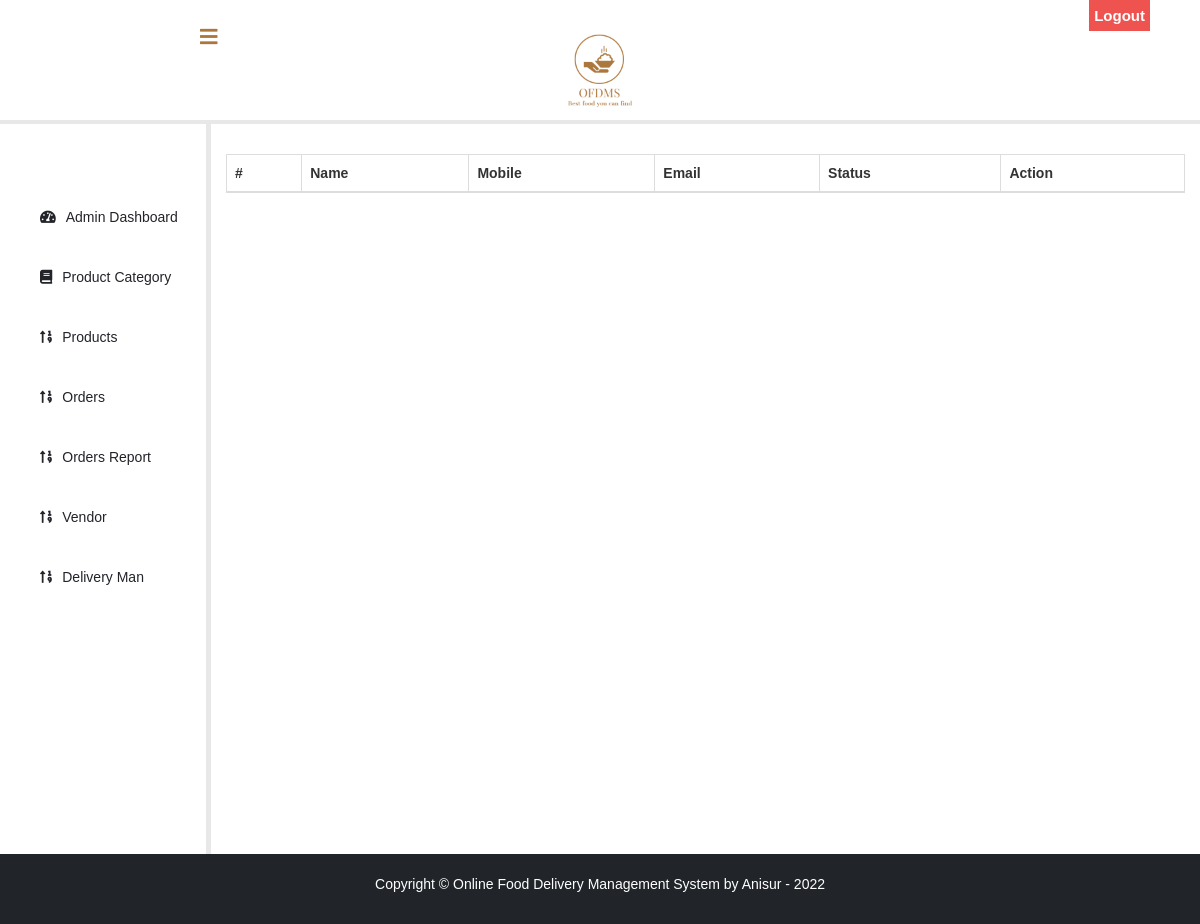
Page /sadmin/dman/ (signed in) on the earlier database version.
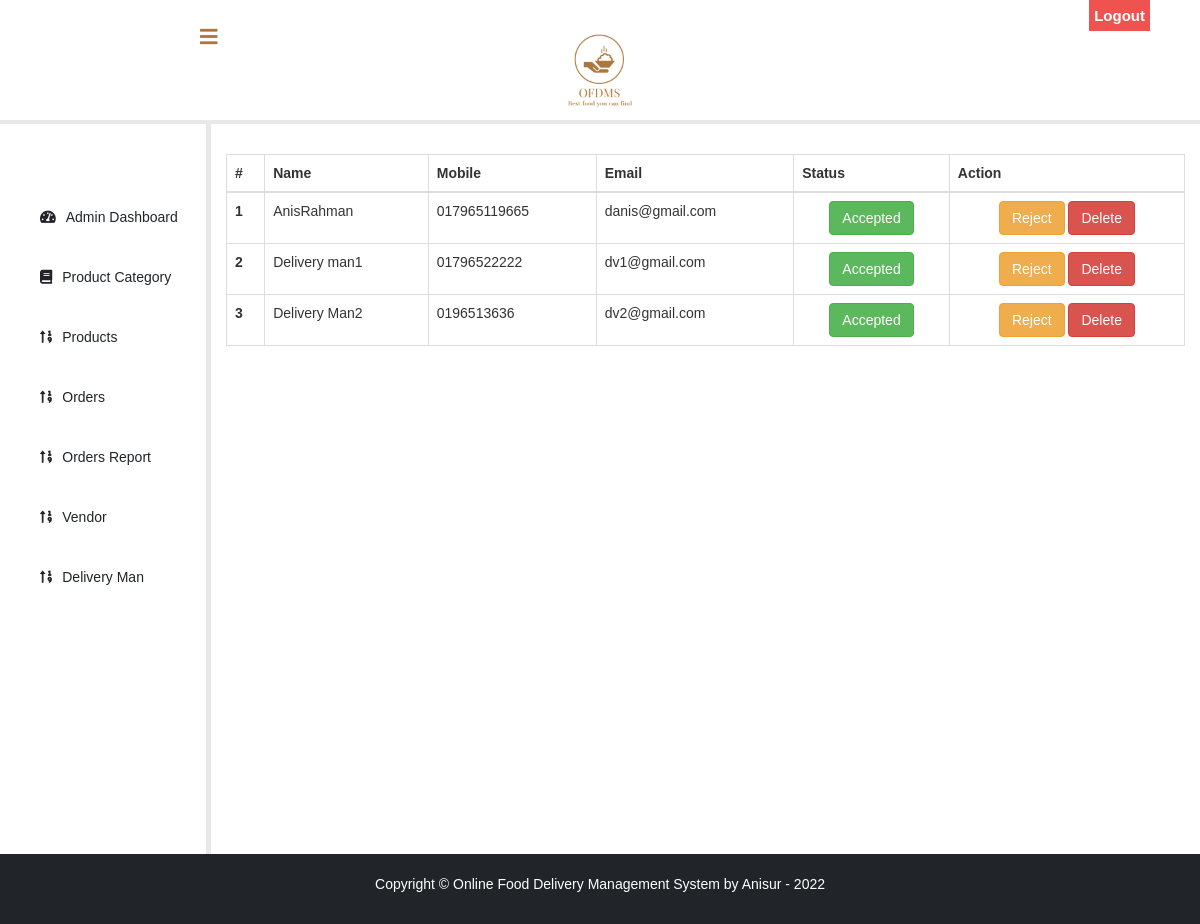
Same page on the later database version.
### deliveryman/models.py (models this page shows, shortened)
class Delivery(models.Model):
    user = models.OneToOneField(User, on_delete=models.CASCADE)
    firstname = models.CharField(max_length=20, null=False, default='')
    lastname = models.CharField(max_length=20, null=False, default='')
    mobile = models.CharField(max_length=20, null=False)
    status = models.CharField(max_length=20, null=False, default=0)
    @property
    def get_name(self):
        return self.firstname + self.lastname

### mainapp/views.py (the view)
# urls.py: path('sadmin/dman/', views.dman_details, name='dman-details'),
@login_required(login_url='adminlogin')
def dman_details(request):
    dman = dmodel.Delivery.objects.all()
    dict ={'vendor':dman}
    return render(request,'admin/delivery.html',context=dict)

### templates/admin/delivery.html (shortened to what this page needs)
{% extends 'admin/base.html' %}
{% load widget_tweaks %}
{% block content %}
<head>
  </head>
<br><br>
        {% include 'admin/sidebar.html' %}
  <div class="container">
     <div style="margin-top: 3rem">
         <table class="table table-bordered">
             <thead class="thead-light">
             <tr>
                 <th scope="col">#</th>
                 <th scope="col">Name</th>
                 <th scope="col">Mobile</th>
                 <th scope="col">Email</th>
                 <th scope="col">Status</th>
                 <th scope="col">Action</th>
             </tr>
             </thead>
             <tbody>
             {% for i in vendor %}
             <tr>
                 <th scope="row">{{ forloop.counter }}</th>
                 <td>{{ i.get_name }}</td>
                 <td>{{ i.mobile }}</td>
                 <td>{{ i.user.email }}</td>
                  <td class="text-center">{% if i.status == '0' %}<p class=" btn btn-warning">Pending</p> {% elif i.status == '1' %} <p class=" btn btn-success">Accepted</p> {% else %} <p class=" btn btn-danger">Rejected</p> {% endif %}</td>
                 <td class="text-center">
                     {% if i.status == '0' %}
                         <a class="btn btn-success" href="/dman/accept/{{ i.id }}">Accept</a>
                         <a class="btn btn-warning" href="/dman/reject/{{ i.id }}">Reject</a>
                         <a class="btn btn-danger" href="/dman/delete/{{ i.id }}">Delete</a>
                     {% elif i.status == '1' %}
                         <a class="btn btn-warning" href="/dman/reject/{{ i.id }}">Reject</a>
                         <a class="btn btn-danger" href="/dman/delete/{{ i.id }}">Delete</a>
                     {% else %}
                         <a class="btn btn-success" href="/dman/accept/{{ i.id }}">Accept</a>
                         <a class="btn btn-danger" href="/dman/delete/{{ i.id }}">Delete</a>
                     {% endif %}
                 </td>
             </tr>
             {% endfor %}
             </tbody>
         </table>
     </div>
  </div>
<br><br><br><br><br><br><br><br><br><br>
{% endblock content %}

### templates/admin/base.html (shortened to what this page needs)
<!DOCTYPE html>
{% load static %}
<html lang="en" dir="ltr">
<head>
     <link rel="stylesheet" href="https://maxcdn.bootstrapcdn.com/bootstrap/3.4.1/css/bootstrap.min.css">
  <link rel="stylesheet" href="https://cdnjs.cloudflare.com/ajax/libs/font-awesome/5.12.1/css/all.min.css">
</head>
<body>
  <header>
    <label for="check">
      <i style="left: 200px;margin-top: 17px;"class="fas fa-bars" id="sidebar_btn"></i>
    </label>
    <div class="left_area">
      <img style="height: 100px; width: 100px;" src="{% static "img/logo.png" %}" class="profile_image" alt="">
    </div>
    <div class="right_area">
      <a href="/logout" class="logout_btn" style="border-radius:0px;">Logout</a>
    </div>
  </header>
  <div class="content">
    <br><br><br><br><br>
    {% block content %}
    {% endblock content %}
    <br><br><br>
    {% include "vendor/footer.html" %}
  </div>
</body>
</html>

### templates/admin/sidebar.html (shortened to what this page needs)
  <div class="sidebar">
    <center>
      <h6 style="color: rgb(255, 255, 255);">( Student )</h6>
    </center>
    <a href="/admin-dashboard"><i class="fas fa-tachometer-alt"></i><span>Admin Dashboard</span></a>
    <a href="/sadmin/product-category"><i class="fas fa-book"></i><span>Product Category</span></a>
    <a href="/sadmin/product-details"><i class="fas fa-sort-numeric-up"></i><span>Products</span></a>
    <a href="/sadmin/product-orders"><i class="fas fa-sort-numeric-up"></i><span>Orders</span></a>
    <a href="/sadmin/orders-report"><i class="fas fa-sort-numeric-up"></i><span>Orders Report</span></a>
    <a href="/sadmin/vendor"><i class="fas fa-sort-numeric-up"></i><span>Vendor</span></a>
    <a href="/sadmin/dman"><i class="fas fa-sort-numeric-up"></i><span>Delivery Man</span></a>
  </div>

### templates/vendor/footer.html (shortened to what this page needs)
<!DOCTYPE html>
<html>
<head>
  <link rel="stylesheet" href="https://maxcdn.bootstrapcdn.com/font-awesome/4.7.0/css/font-awesome.min.css">
</head>
<footer>
  <br>
  <div class="container">
    <div class="row">
      <div class="col-md-12 col-sm-12">
        <div style="color:#ffffff;" class="wow fadeInUp footer-copyright">
          <p>
            Copyright &copy; Online Food Delivery Management System by Anisur - 2022 </p><br>
        </div>
      </div>
    </div>
  </div>
</footer>
</html>

### templates/admin/base.html (style rules this page uses)
a:link { text-decoration: none; }
body { margin: 0; padding: 0; font-family: "Gill Sans", sans-serif;; }
header { position: relative; background: #ffffff; width: 100%; z-index: 1; border-bottom: 4px solid #e8e8e8; }
.left_area { display: flex; align-items: center; flex-direction: column; justify-content: center; }
.logout_btn { padding: 5px; background: #ef5350; text-decoration: none; float: right; margin-top: -30px; margin-right: 40px; border-radius: 2px; font-size: 15px; font-weight: 600; color: #fff; transition: 0.5s; }
.sidebar { background: #ffffff; padding-top: 30px; width: 250px; transition: 0.5s; transition-property: left; border-right: 5px solid #e8e8e8; float: left; top: 104px; height: 100vh; }
.sidebar a { color: #22242a; display: block; width: 100%; line-height: 60px; text-decoration: none; padding-left: 40px; box-sizing: border-box; transition: 0.5s; }
.sidebar i { padding-right: 10px; }
label #sidebar_btn { z-index: 1; color: #ac773c; position: fixed; cursor: pointer; left: 300px; font-size: 20px; margin: 5px 0; transition: 0.5s; transition-property: color; }
.content { background-position: center; background-size: cover; transition: 0.5s; display: flex; }
.right_area { position: absolute; right: 10px; height: 100%; top: 30px; }

### templates/admin/delivery.html (style rules this page uses)
a:link { text-decoration: none; }
header { left: 0px; right: 0px; }

### templates/vendor/footer.html (style rules this page uses)
footer { padding: 0px 0px 0px 0px; background-color: #212529; margin: 0px; position: fixed; bottom: 0; width: 100%; left: 0; }
p { text-align: center; }

Differences in the rows shown:
added Delivery: get_name "AnisRahman", mobile "017965119665", user.email "danis@gmail.com", status "Accepted"
added Delivery: get_name "Delivery man1", mobile "01796522222", user.email "dv1@gmail.com", status "Accepted"
added Delivery: get_name "Delivery Man2", mobile "0196513636", user.email "dv2@gmail.com", status "Accepted"
